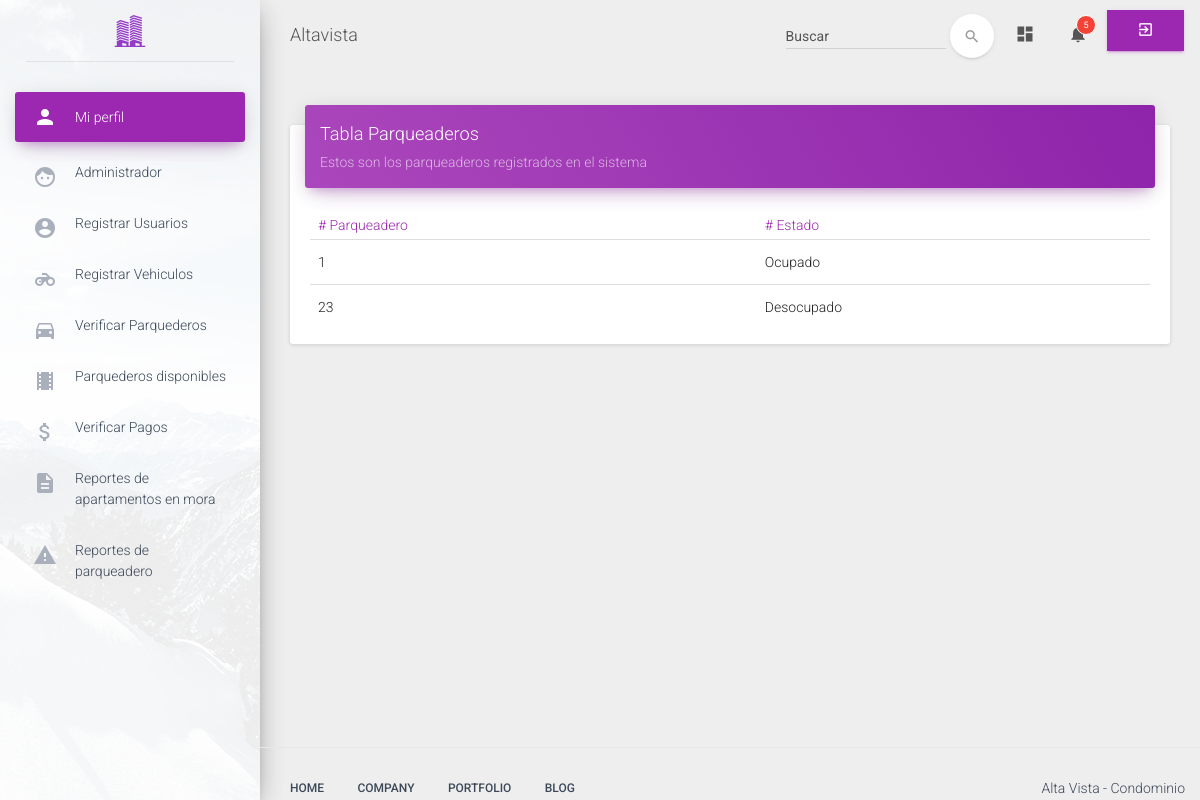
The app's page /view/app/parqueaderos/listarParqueaderos.php, older data.
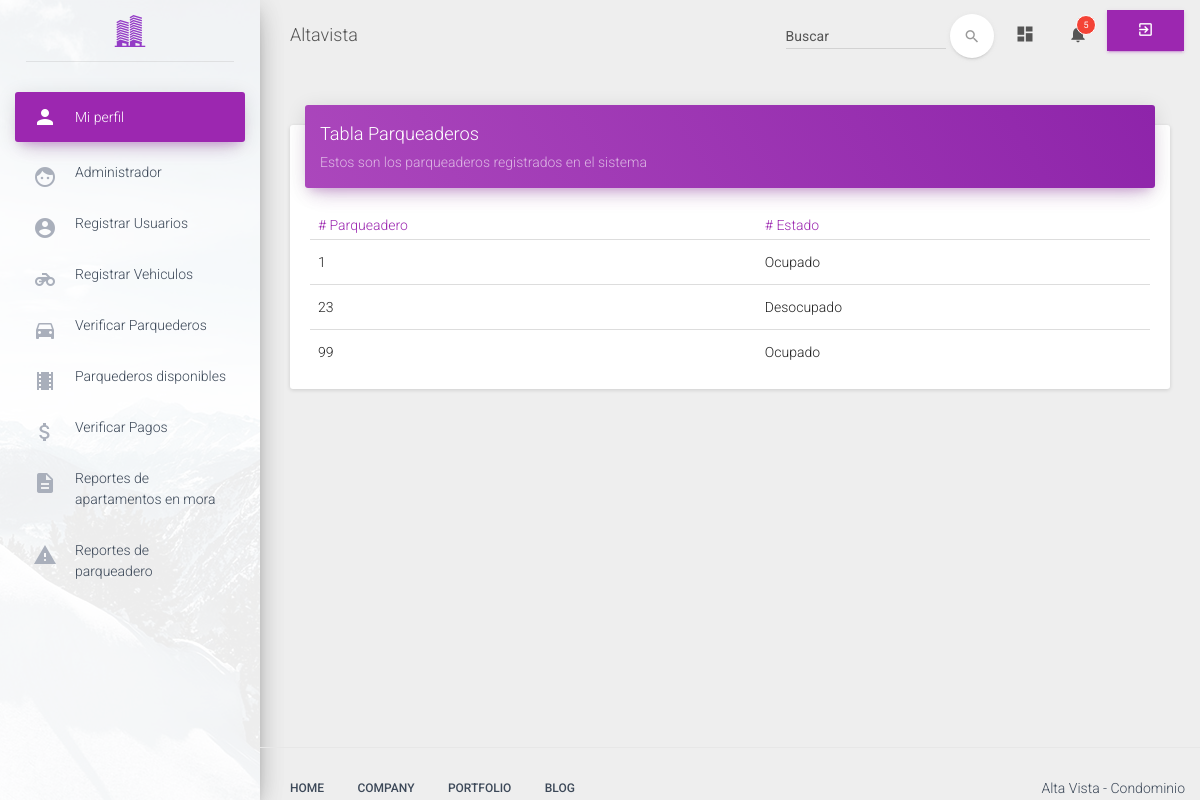
The same page, newer data.
### tables this page shows
CREATE TABLE `parqueaderos` (
  `id_parqueadero` int(11) NOT NULL AUTO_INCREMENT,
  `estado` varchar(10) NOT NULL,
  PRIMARY KEY (`id_parqueadero`)
);

### config/Conexion.php (called while the page is built)
<?php
class Conexion {
    public static function conectar() {
        try {
            $conexion = new PDO('mysql:host=localhost;dbname=altavista', 'root', '');
            $conexion->setAttribute(PDO::ATTR_ERRMODE, PDO::ERRMODE_EXCEPTION);
            $conexion->exec("SET CHARACTER SET UTF8");
        } catch (Exception $e) {
            die('Error no se pudo establecer la conexión') . $e->getMessage();
            echo "Linea" . $e->getLine();
        }
        return $conexion;
    }
}
?>

### controller/ParqueaderosController.php (called while the page is built, shortened)
<?php
require_once(FOLDER_PROJECT . "/model/Parqueadero.php");
$parqueadero = new Parqueadero();
$resultado = $parqueadero->consultar();

### model/Parqueadero.php (called while the page is built, shortened)
<?php
class Parqueadero {
    private $conexion;
  public function __CONSTRUCT() {
        require_once(FOLDER_PROJECT . '/config/Conexion.php');
        try {
            $this->conexion = Conexion::conectar();
        } catch (Exception $exc) {
            die($exc->getMessage());
        }
    }
    public function consultar() {
        try {
            $consula = $this->conexion->query("SELECT * FROM parqueaderos");
            while ($filas = $consula->fetch(PDO::FETCH_ASSOC)) {
                $this->result[] = $filas;
            }
            return $this->result;
        } catch (Exception $e) {
            echo $e->getTraceAsString();
            echo $e->getMessage();
        }
    }
}

### view/app/parqueaderos/listarParqueaderos.php (the view, shortened to what this page needs)
<!doctype html>
<html lang="en">
    <head>
        <?php
        include(FOLDER_VIEW . "/template/head.php");
        require_once (FOLDER_PROJECT . "/controller/ParqueaderosController.php");
        ?>
    </head>
    <body>
        <div class="wrapper">
<?php include(FOLDER_VIEW . "/template/sidebar.php"); ?>
            <div class="main-panel">
<?php include(FOLDER_VIEW . "/template/navbar.php"); ?>
                <div class="content">
                    <div class="container-fluid">
                        <div class="row">
                            <div class="col-md-12">
                                <div class="card">
                                    <div class="card-header" data-background-color="purple">
                                        <h4 class="title">Tabla Parqueaderos</h4>
                                        <p class="category">Estos son los parqueaderos registrados en el sistema</p>
                                    </div>
                                    <div class="card-content table-responsive">
                                        <table class="table">
                                            <thead class="text-primary">
                                            <th># Parqueadero</th>
                                            <th># Estado</th>
                                            </thead>
                                            <tbody>
                                            <?php foreach ($resultado as $r): ?>
                                                    <tr>
                                                        <td><?php echo $r['id_parqueadero']; ?></td>
                                                        <td><?php echo $r['estado']; ?></td>
                                                    </tr>
                                            <?php endforeach; ?>
                                            </tbody>
                                        </table>
                                    </div>
                                </div>
                            </div>
                        </div>
                    </div>
                </div>
<?php include(FOLDER_VIEW . "/template/footer.php"); ?>
            </div>
        </div>
    </body>
</html>

Row changes from the older to the newer data that the page shows:
added parqueaderos: id_parqueadero "99", estado "Ocupado"
